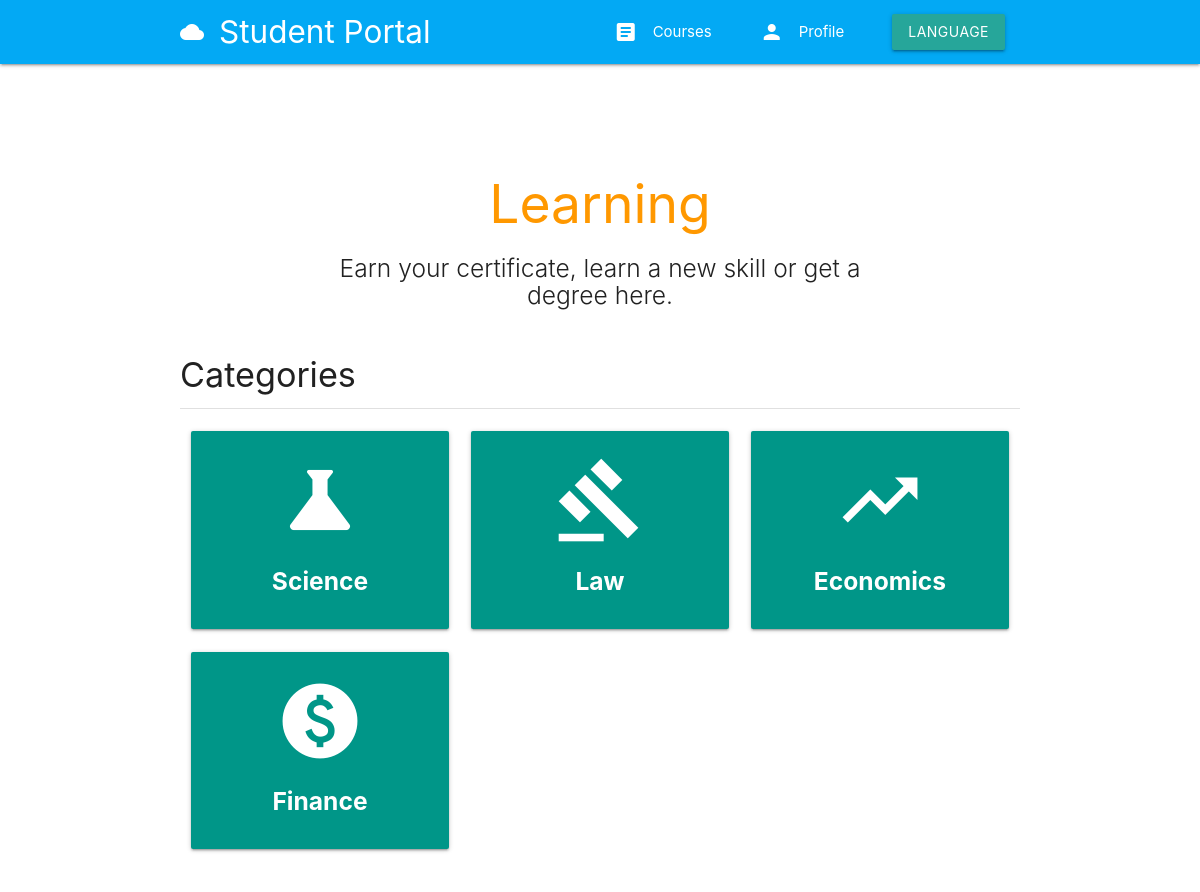
/en/courses/categories/ (signed in), run on the app's committed database.
### classroom/models.py (models this page shows, shortened)
class Category(BaseTimestamp):
    title = models.CharField(_('title'), max_length=100)
    slug = models.SlugField(_('slug'), unique=True)
    icon = models.CharField(_('icon'), max_length=100)
    class Meta:
        verbose_name = _('Category')
        verbose_name_plural = _('Categories')
    def get_absolute_url(self):
        return reverse("classroom:category-courses", kwargs={"category_slug": self.slug})

### classroom/views.py (the view)
# urls.py: path('courses/categories/', categories, name='categories'),
def categories(request):
    categories = Category.objects.all()
    context = {'categories':categories}
    return render(request, 'classroom/categories.html', context)

### templates/classroom/categories.html (shortened to what this page needs)
{% extends 'base.html' %}
{% load i18n %}
{% load static %}
{% block content %}
{% include 'navigation.html' %}
<div class="container">
    <div class="section">
        <div class="section no-pad-bot" id="index-banner">
            <div class="container">
                <br><br>
                <h2 class="header orange-text center">{% trans 'Learning' %}</h2>
                <h5 class="header col s12 light center">{% trans 'Earn your certificate, learn a new skill or get a degree here.' %}</h5>
            </div>
        </div>
        <div class="section">
            <h4>{% trans 'Categories' %}</h4>
            <div class="divider"></div>
        </div>
        <div class="row">
            {% for category in categories %}
            <div class="col s12 m4">
                <a href="{{ category.get_absolute_url }}">
                    <div class="card-panel teal center-align white-text">
                        <i class="material-icons large">{{ category.icon }}</i>
                        <h5><b>{{ category.title }}</b></h5>
                    </div>
                </a>
            </div>
            {% empty %}
            <h5 class="yellow-text center">{% trans 'There are no Categories.' %}</h5>
            {% endfor %}
        </div>
    </div>
</div>
{% endblock content %}

### data on the page
Category: title "Science"
Category: title "Law"
Category: title "Economics"
Category: title "Finance"
